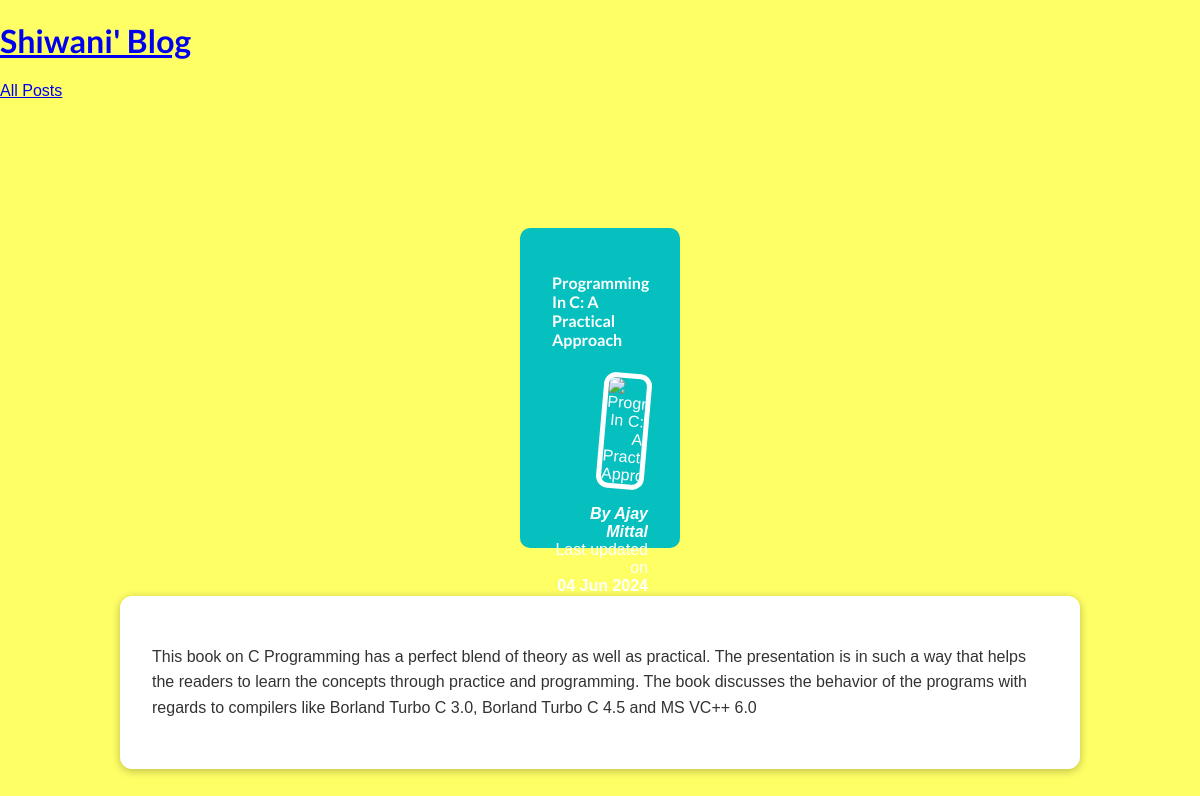
The page /posts/programming-in-c-a-practical-approach on the database its author committed.
### blog/models.py (models this page shows, shortened)
class Post(models.Model):
    title = models.CharField(max_length=150)
    excerpt = models.TextField(max_length=200)
    image_name = models.CharField(max_length=100)
    date = models.DateField(auto_now = True)
    slug = models.SlugField(unique = True,db_index=True)
    content = models.TextField(validators=[MinLengthValidator(10)])
    author = models.ForeignKey(Author,on_delete=models.SET_NULL,related_name="posts",null=True)
    tags = models.ManyToManyField(Tag)
    image = models.ImageField(upload_to='blog/images', default='default.jpg', null=True, blank=True)

class Author(models.Model):
    first_name = models.CharField(max_length=100)
    last_name = models.CharField(max_length = 100)
    email_address = models.EmailField()
    def full_name(self):
        return f"{self.first_name} {self.last_name}"
    def __str__(self):
        return self.full_name()

### blog/views.py (the view)
# urls.py: path("posts/<slug:slug>",views.post_detail,name="post-detail-page"),
def post_detail(request,slug):
    identified_post = get_object_or_404(Post,slug=slug)
    return render(request,"blog/post-detail.html",{
        "post" : identified_post,
    })

### blog/templates/blog/post-detail.html (shortened to what this page needs)
{% extends "base.html" %}
{% load static %}
{% block css_files %}
<link rel="stylesheet" href="{% static "blog/post-detail.css" %}" />
{% endblock %}
{% block content %}
<section id="summary">
  <h2>{{ post.title }}</h2>
  <article>
    <img src="{% static "blog/images/"|add:post.image %}" alt="{{ post.title }}" />
    <address>By {{ post.author }}</address>
    <div>Last updated on <time>{{ post.date|date:"d M Y" }}</time></div>
  </article>
</section>
<main>
  {{ post.content|linebreaks }}
</main>
{% endblock %}

### templates/base.html (shortened to what this page needs)
{% load static %}
<!DOCTYPE html>
<html lang="en">
<head>
    <link rel="stylesheet" href ="{% static 'app.css' %}">
    {% block css_files %}  {% endblock %}
</head>
<body>
    <header id="main-navigatiom">
        <h1><a href = "{% url 'starting-page' %}">Shiwani' Blog</a></h1>
        <nav>
            <a href="{% url 'posts-page' %}">All Posts</a>
        </nav>
    </header>
    {% block content %}
    {% endblock %}
</body>
</html>

### static/app.css (style rules this page uses)
* { box-sizing: border-box; }
html { font-family: 'Open Sans', 'Lato', sans-serif; }
body { margin: 0; }
h1, h2, h3 { font-family: 'Lato', sans-serif; font-weight: bold; }

### blog/static/blog/post-detail.css (style rules this page uses)
body { background-color: rgb(254, 254, 101); font-family: Arial, sans-serif; color: #333; }
#summary { margin: 8rem auto 3rem auto; padding: 2rem; width: 30%; max-width: 10rem; border-radius: 10px; background-color: #06c0c0; position: relative; height: 20rem; color: white; }
#summary h2 { font-size: 1rem; margin-bottom: 0.5rem; }
#summary article { display: flex; flex-direction: column; align-items: flex-end; padding: 1rem 0; text-align: right; }
#summary article img { width: 50%; max-width: 12rem; height: auto; border-radius: 12px; transform: rotateZ(5deg); border: 5px solid white; margin-bottom: 1rem; }
#summary address, #summary time { font-weight: bold; display: block; }
main { width: 90%; max-width: 60rem; margin: 3rem auto; background-color: white; padding: 2rem; border-radius: 12px; box-shadow: 0 2px 8px rgba(0, 0, 0, 0.25); }
main p { line-height: 1.6; margin: 1rem 0; }

### rows shown on the page
Post: title "Programming In C: A Practical Approach", author "Ajay Mittal", date "04 Jun 2024", content "This book on C Programming has a perfect blend of theory as well as practical. The presentation is in such a way that helps the readers to learn the concepts through practice and programming. The book discusses the behavior of the programs with regards to compilers like Borland Turbo C 3.0, Borland Turbo C 4.5 and MS VC++ 6.0"
